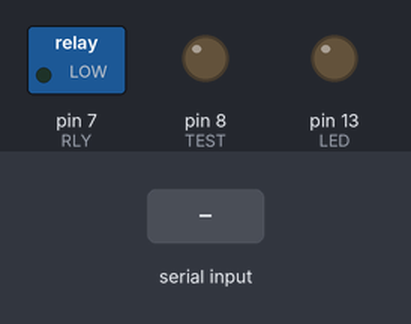
Bench run of a sketch on a simulated Arduino Uno, built with avr-gcc and run on an emulated ATmega328P. On the bench: switched loads named in the sketch (green lamp = pin HIGH), output pins drawn as LEDs (lit = HIGH). The test bench sets the inputs (shaded band). What the sketch prints to the serial monitor is not drawn.

Above: at 1.2 s.
1.3 s: "A\n" received over Serial
At 1.7 s:
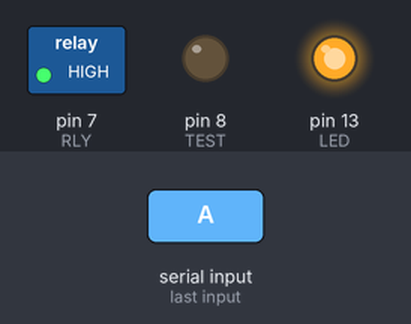
3.3 s: "I\n" received over Serial
4.8 s: "M\n" received over Serial
Timing chart, 0 to 7.8 s (numbered marks = the images above; inputs shaded):
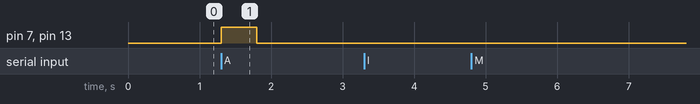

Measured:
- after the input at 1.3 s, pin 7 (RLY), pin 13 (LED): LOW → HIGH at once, → LOW 0.50 s later
- after the input at 3.3 s, every drawn part: stays the same
- after the input at 4.8 s, every drawn part: stays the same

The sketch:

Mitutoyo_Trigger.ino
```cpp
#define LED    13
#define TEST    8
#define RLY     7


// Serial Command Inputs Variables

String Input_String = "";              // a String to hold incoming data

bool bStringComplete = false;         // whether the string is complete

String Command_String;

uint8_t Command_Char;

int8_t Cmd_Variable;


void Pulse_LED (void)
{
//  delay(1000);

  digitalWrite(RLY, HIGH);
  digitalWrite(LED, HIGH);
  delay(500);
  digitalWrite(LED, LOW);
  digitalWrite(RLY, LOW);
}

void Multi_Pulse_LED (uint8_t P_Num)
{
  delay(1000);

  for(uint8_t P_Count = 0; P_Count < P_Num; P_Count++)
  {
    digitalWrite(RLY, HIGH);
    digitalWrite(LED, HIGH);
    delay(500);
    digitalWrite(LED, LOW);
    digitalWrite(RLY, LOW);
    delay(500);
  }

}


void Parse_Command (void)
{

  // Commands

  // A        Close Relay for 500ms
  // ID?      Send TF_100 to Serial Port


  char Cmd_Str[6];

  Command_String.toCharArray(Cmd_Str, 2);

  if(!strcmp(Cmd_Str, "A"))
  {
    Pulse_LED();
    return;
  }

  if(!strcmp(Cmd_Str, "I"))
  {
    Serial.println("TF_100");
    return;
  }

  if(Command_String.charAt(1) != 0x20)
  {
    Serial.println("Unknown Command");
    return;
  }

  Command_String.remove(0, 1);

  Cmd_Variable = Command_String.toInt();

  Serial.print("Cmd Var = ");

  Serial.println(Cmd_Variable, DEC);

  if(!strcmp(Cmd_Str, "M"))               // Step Motor (Cmd_Variable) Steps Right
  {
    Multi_Pulse_LED(Cmd_Variable);
  }
  else
  {
    Serial.println("Unknown Command");
  }
}

void setup()
{
  Serial.begin(115200);

  Serial.println("Program Start");

  // Initialize Pins

  pinMode(LED, OUTPUT);
  pinMode(RLY, OUTPUT);
  pinMode(TEST, OUTPUT);

  digitalWrite(LED, LOW);
  digitalWrite(RLY, LOW);
  digitalWrite(TEST, LOW);

}

void loop()
{
  if (bStringComplete)
  {
    Command_String = Input_String;

//    Serial.println(Command_String);
    // clear the string:
    Input_String = "";
    bStringComplete = false;

    Parse_Command();
  }
}


void serialEvent()
{
  while (Serial.available())
  {
    // get the new byte:

    char inChar = (char)Serial.read();


    if((inChar == 'X') || (inChar == 'x'))                          // X or x - Stop Everything
    {

      return;
    }

    // add it to the inputString:

    Input_String += inChar;

    // if the incoming character is a newline, set a flag so the main loop can
    // do something about it:

    if (inChar == '\n')
    {
      bStringComplete = true;
    }
  }
}
```
